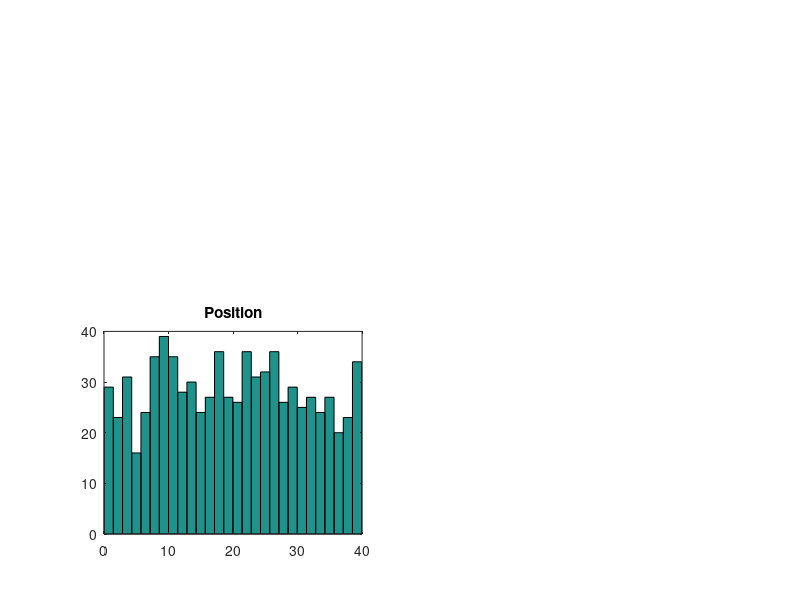

Reproduce this figure in MATLAB.
position_data = [20.202
18.224
06.305
02.111
37.197
38.124
14.860
19.453
25.153
36.614
34.425
38.231
02.940
09.512
16.913
29.817
31.247
23.127
14.386
23.800
12.504
09.917
08.089
26.076
21.374
08.208
03.878
29.294
31.370
24.644
36.903
39.275
29.271
02.002
22.627
38.119
21.422
35.207
11.784
18.002
14.602
34.814
33.655
09.274
19.062
09.938
25.006
32.247
32.438
31.524
21.335
04.168
20.635
22.091
32.556
31.180
35.433
39.491
37.009
09.620
38.415
39.933
25.706
11.883
16.964
19.478
12.962
19.074
20.472
23.381
00.084
26.060
13.519
19.129
35.535
24.061
17.662
11.702
38.016
21.756
14.625
38.527
18.141
17.942
31.048
16.812
29.920
07.125
38.582
27.364
04.985
03.954
23.026
26.705
10.543
33.272
02.294
23.259
26.260
09.600
25.430
33.539
15.813
23.196
23.474
10.755
35.599
39.412
07.908
10.921
16.086
03.875
03.508
10.514
30.568
28.112
19.842
14.907
11.578
28.521
29.256
38.263
26.979
26.215
09.101
33.263
25.758
06.027
22.069
22.996
07.808
20.085
10.897
17.507
22.482
24.651
32.316
23.993
17.488
38.503
10.040
22.273
22.651
06.965
27.676
16.159
22.382
07.748
29.858
26.514
26.173
23.089
33.515
03.233
08.182
27.249
11.080
21.098
35.018
39.253
13.585
28.387
35.053
27.816
13.939
37.302
03.131
08.723
09.366
21.760
21.272
24.508
06.810
00.752
29.001
22.099
26.304
34.439
36.168
26.136
34.626
25.342
36.658
04.045
05.241
18.438
13.121
33.462
10.390
11.649
00.880
13.463
27.318
02.189
03.423
08.110
23.035
24.387
22.396
14.145
30.616
01.093
21.768
24.226
24.930
13.430
08.857
32.945
06.846
12.641
24.153
24.907
12.307
12.928
07.373
32.488
16.336
15.667
08.983
15.454
21.890
03.060
04.370
35.454
09.625
23.225
02.149
15.448
37.018
28.937
18.585
07.473
13.924
08.659
16.861
21.713
26.519
21.212
02.940
15.653
12.734
14.374
09.023
04.174
29.642
12.894
01.109
29.775
16.911
02.843
18.933
06.648
10.317
16.935
14.546
23.194
35.438
19.389
20.081
34.604
14.023
39.089
05.744
00.465
24.205
06.266
05.826
21.920
10.542
30.595
33.537
28.731
21.071
17.572
14.747
18.661
15.897
35.207
06.186
39.911
05.486
34.531
05.435
31.928
16.731
35.103
28.069
20.707
30.954
30.657
21.509
01.786
30.431
10.201
05.730
17.465
28.632
26.361
17.646
04.319
04.263
15.424
29.077
32.934
10.328
02.504
07.396
23.837
26.805
10.434
13.513
21.927
09.184
32.443
03.572
06.267
14.957
26.368
18.777
02.948
26.338
02.093
31.988
35.761
09.816
24.114
30.277
32.788
21.828
17.550
29.334
06.544
24.686
08.654
38.698
01.143
38.034
09.782
05.961
12.051
38.516
14.001
23.668
12.264
33.926
15.950
24.366
03.364
18.038
23.270
17.252
10.693
18.413
26.859
34.154
38.989
21.888
18.405
33.071
38.099
01.062
20.095
14.253
18.015
09.999
04.101
16.820
38.250
08.480
08.368
03.176
38.662
31.539
20.452
23.964
17.158
24.629
22.588
08.100
14.271
34.672
08.846
00.392
15.422
03.357
39.220
33.543
28.762
31.440
05.648
31.819
39.798
31.443
31.432
00.434
03.578
01.024
28.208
17.712
31.038
10.407
13.582
16.339
18.172
04.686
27.706
15.519
35.019
35.395
38.564
27.635
36.034
35.664
13.381
30.980
34.194
19.400
37.552
14.417
38.327
17.294
22.671
00.318
26.402
01.119
01.668
18.900
17.135
12.658
21.796
00.064
28.069
24.705
15.110
28.128
10.361
39.024
31.313
10.326
08.818
09.713
19.267
21.736
10.318
10.366
21.171
07.257
14.539
39.516
37.354
25.579
28.028
21.243
09.812
10.527
25.930
26.469
39.099
21.985
05.273
35.320
11.825
01.558
29.559
02.107
35.013
17.426
36.417
11.811
08.714
38.327
28.466
10.652
39.773
18.384
12.045
33.126
07.282
22.489
09.335
34.120
34.249
36.196
06.434
07.001
20.180
24.635
13.282
27.298
25.710
11.652
20.906
06.399
13.152
03.437
27.269
30.883
35.732
00.140
25.073
00.451
33.500
04.477
23.199
21.054
15.355
08.106
08.024
19.732
24.300
14.537
01.694
03.763
16.999
01.619
01.471
09.144
38.909
17.135
27.625
32.036
02.687
17.817
06.898
31.693
20.287
05.076
14.383
34.541
38.099
00.020
08.735
16.429
39.666
35.822
23.960
33.732
31.990
27.287
25.586
13.855
19.099
25.433
19.843
21.829
30.508
19.202
01.558
12.058
12.422
26.889
19.775
12.928
05.925
06.666
29.703
16.859
09.153
28.552
05.391
39.514
09.341
29.479
09.615
29.266
35.871
38.562
35.783
31.665
06.866
11.494
11.214
03.501
19.590
30.943
22.007
07.228
08.830
14.124
26.738
38.882
07.679
19.205
29.579
11.235
31.533
38.978
02.993
28.859
28.842
13.215
25.974
12.861
01.092
00.416
15.871
00.460
09.696
25.126
00.174
18.194
38.891
18.797
19.178
27.447
11.485
20.142
31.292
27.092
18.179
35.208
09.811
10.456
21.446
37.902
13.298
32.424
11.344
38.444
21.294
27.401
23.373
00.258
32.884
29.962
17.399
05.034
07.729
07.428
01.902
11.241
07.496
17.213
09.200
23.089
10.168
11.695
25.051
04.983
00.569
09.471
29.936
00.743
07.467
14.266
39.543
07.380
00.992
31.369
38.423
09.986
23.618
06.390
23.451
07.285
03.830
12.212
12.729
06.662
33.624
17.458
30.687
03.002
39.348
03.371
31.663
37.403
19.926
15.912
31.870
39.867
07.354
26.028
23.656
14.301
21.419
23.386
26.110
24.696
23.897
27.541
02.572
28.082
27.094
25.366
28.226
32.886
37.358
34.714
19.977
20.573
16.331
31.650
25.944
33.942
00.954
02.260
33.393
07.237
17.877
09.876
11.597
11.213
18.695
24.733
20.076
10.561
29.534
25.427
02.858
21.628
11.817
30.204
35.841
35.079
10.602
10.958
17.045
31.205
22.737
03.979
08.474
24.806
09.096
38.861
13.519
12.103
03.540
00.618
25.255
33.872
15.766
19.925
28.715
37.030
26.049
12.560
04.126
11.129
26.970
01.481
18.332
36.751
20.497
13.616
08.037
09.521
08.409
08.322
11.217
16.507
39.836
25.619
31.998
00.987
21.768
19.654
29.468
17.107
16.718
26.518
22.371
07.692
26.286
05.395
39.295
36.485
30.172
08.183
17.930
30.355
37.304
35.067
07.165
17.500
29.013
22.215
32.225
24.463
13.797
02.589
25.766
17.753
09.014
22.042
26.775
25.146
16.935
00.240
04.316
07.224
10.872
39.566
14.630
11.504
31.716
25.075
27.754
29.477
35.996];

position_data_size = length(position_data);
subplot(2,2,3);

hist(position_data,sqrt(position_data_size));
title('Position');